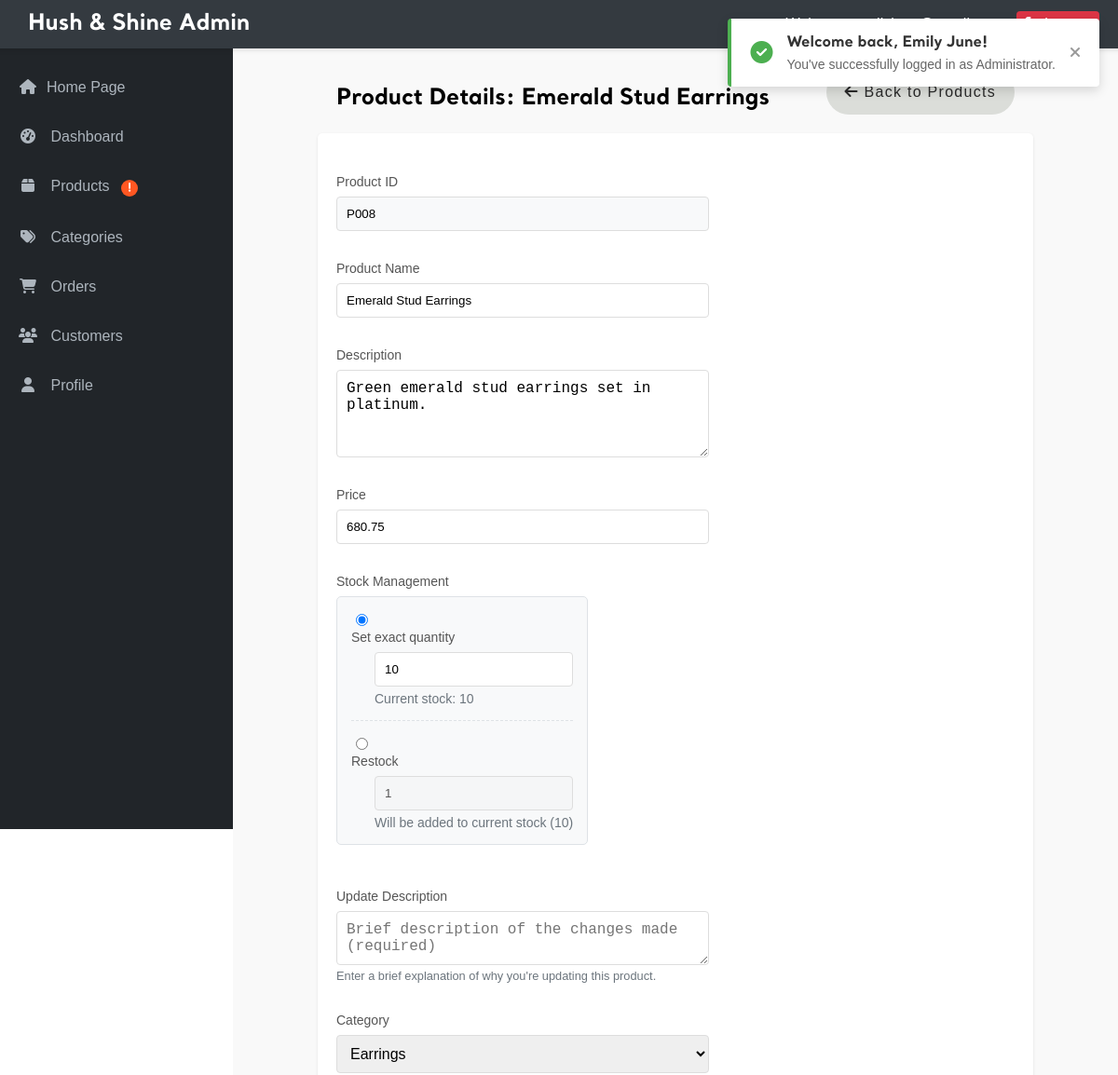
Page /admin/view_product.php?id=P008 (signed in, upper part) on the earlier database version.
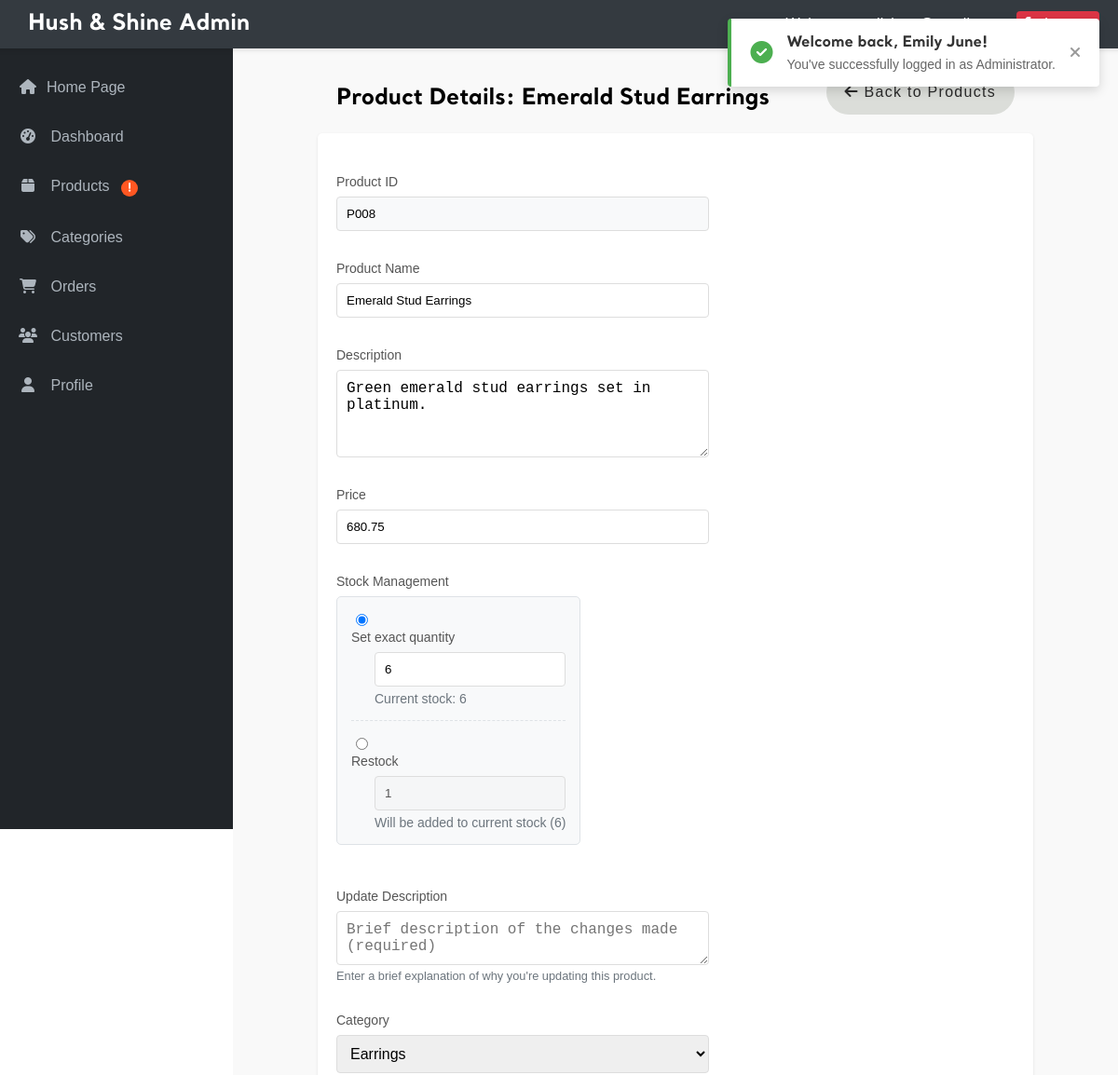
Same page on the later database version.
### tables this page shows
CREATE TABLE `product` (
  `prod_id` char(4) NOT NULL,
  `prod_name` varchar(100) NOT NULL,
  `prod_desc` varchar(200) NOT NULL,
  `price` double(7,2) NOT NULL,
  `quantity` int(4) NOT NULL,
  `cat_id` char(4) NOT NULL,
  `image` varchar(100) NOT NULL
);

CREATE TABLE `category` (
  `cat_id` varchar(4) NOT NULL,
  `cat_name` varchar(50) NOT NULL,
  `material_type` varchar(100) NOT NULL
);

### admin/view_product.php (the view, shortened to what this page needs)
<?php
require_once '../_base.php';
include '../_head.php';
$prod_id = $_GET['id'] ?? null;
try {
    $stmt = $_db->prepare("SELECT * FROM product WHERE prod_id = ?");
    $stmt->execute([$prod_id]);
    $product = $stmt->fetch(PDO::FETCH_ASSOC);
    $stmt = $_db->query("SELECT * FROM category ORDER BY cat_name");
    $categories = $stmt->fetchAll(PDO::FETCH_ASSOC);
} catch (PDOException $e) {
    $errors[] = "Database error: " . $e->getMessage();
    exit;
}
?>
    <div class="admin-main">
        <div class="admin-content">
            <div class="admin-title">
                <h2>Product Details: <?= htmlspecialchars($product['prod_name']) ?></h2>
                <a href="admin_products.php" class="category-btn back">
                    <i class="fas fa-arrow-left"></i>
                    Back to Products
                </a>
        </div>
            <form action="view_product.php?id=<?= htmlspecialchars($prod_id)?>" method="POST" enctype="multipart/form-data" class="product-form">
            <div class="form-group">
                <label for="prod_id">Product ID</label>
                <input type="text" id="prod_id" class="form-control" value="<?= htmlspecialchars($product['prod_id']) ?>" readonly>
            </div>
            <div class="form-group">
                <label for="prod_name">Product Name</label>
                <input type="text" id="prod_name" name="prod_name" class="form-control" value="<?= htmlspecialchars($product['prod_name']) ?>" required>
            </div>
            <div class="form-group">
                <label for="prod_desc">Description</label>
                <textarea id="prod_desc" name="prod_desc" class="form-control" rows="4"><?= htmlspecialchars($product['prod_desc']) ?></textarea>
            </div>
            <div class="form-group">
                <label for="price">Price</label>
                <input type="number" id="price" name="price" class="form-control" value="<?= htmlspecialchars($product['price']) ?>" step="0.01" required>
            </div>
            <div class="form-group">
                <label for="quantity_type">Stock Management</label>
                <div class="stock-management-container">
                    <div class="stock-option">
                        <input type="radio" id="set_quantity" name="quantity_action" value="set" checked>
                        <label for="set_quantity">Set exact quantity</label>
                        <div class="quantity-input-wrapper">
                            <input type="number" id="quantity" name="quantity" class="form-control" min="0"
                                value="<?= htmlspecialchars($product['quantity'] ?? 0) ?>" required>
                            <span class="input-note">Current stock: <?= htmlspecialchars($product['quantity'] ?? 0) ?></span>
                        </div>
                    </div>
                    <div class="stock-option">
                        <input type="radio" id="add_quantity" name="quantity_action" value="add">
                        <label for="add_quantity">Restock</label>
                        <div class="quantity-input-wrapper">
                            <input type="number" id="add_stock" name="add_stock" class="form-control" min="1" value="1">
                            <span class="input-note">Will be added to current stock (<?= htmlspecialchars($product['quantity'] ?? 0) ?>)</span>
                        </div>
                    </div>
                </div>
            </div>
            <div class="form-group">
                <label for="edit_desc">Update Description</label>
                <textarea id="edit_desc" name="edit_desc" class="form-control" rows="2"
                        placeholder="Brief description of the changes made (required)"
                        required></textarea>
                <small class="form-text text-muted">Enter a brief explanation of why you're updating this product.</small>
            </div>
            <div class="form-group">
                <label for="cat_id">Category</label>
                <select id="cat_id" name="cat_id" class="form-control" required>
                    <?php foreach ($categories as $category): ?>
                        <option value="<?= htmlspecialchars($category['cat_id']) ?>" <?= $product['cat_id'] == $category['cat_id'] ? 'selected' : '' ?>>
                            <?= htmlspecialchars($category['cat_name']) ?>
                        </option>
                    <?php endforeach; ?>
                </select>
            </div>
            </form>
        </div>
    </div>
</main>

Differences in the rows shown:
changed product "Emerald Stud Earrings": quantity "10" → "6"
